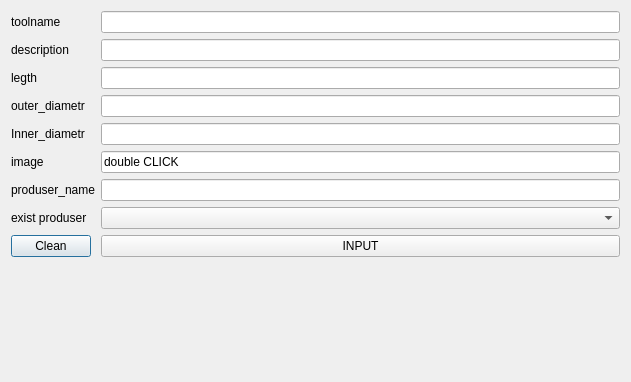
<?xml version="1.0" encoding="UTF-8"?>
<ui version="4.0">
 <class>ToolAddWindow</class>
 <widget class="QDialog" name="ToolAddWindow">
  <property name="geometry">
   <rect>
    <x>0</x>
    <y>0</y>
    <width>631</width>
    <height>382</height>
   </rect>
  </property>
  <property name="windowTitle">
   <string>Tool Add Window</string>
  </property>
  <layout class="QFormLayout" name="formLayout_2">
   <item row="2" column="1">
    <widget class="QLineEdit" name="lineEdit_7"/>
   </item>
   <item row="3" column="1">
    <widget class="QLineEdit" name="lineEdit_6"/>
   </item>
   <item row="4" column="1">
    <widget class="QLineEdit" name="lineEdit_5"/>
   </item>
   <item row="5" column="1">
    <widget class="QLineEdit" name="lineEdit_4"/>
   </item>
   <item row="6" column="1">
    <widget class="QLineEdit" name="lineEdit_3"/>
   </item>
   <item row="8" column="1">
    <widget class="QLineEdit" name="lineEdit_2">
     <property name="text">
      <string>double CLICK</string>
     </property>
     <property name="readOnly">
      <bool>false</bool>
     </property>
    </widget>
   </item>
   <item row="10" column="1">
    <widget class="QLineEdit" name="lineEdit"/>
   </item>
   <item row="14" column="0">
    <layout class="QFormLayout" name="formLayout"/>
   </item>
   <item row="2" column="0">
    <widget class="QLabel" name="label">
     <property name="text">
      <string>toolname</string>
     </property>
    </widget>
   </item>
   <item row="8" column="0">
    <widget class="QLabel" name="label_2">
     <property name="text">
      <string>image</string>
     </property>
    </widget>
   </item>
   <item row="10" column="0">
    <widget class="QLabel" name="label_3">
     <property name="text">
      <string>produser_name</string>
     </property>
    </widget>
   </item>
   <item row="6" column="0">
    <widget class="QLabel" name="label_4">
     <property name="text">
      <string>Inner_diametr</string>
     </property>
    </widget>
   </item>
   <item row="5" column="0">
    <widget class="QLabel" name="label_5">
     <property name="text">
      <string>outer_diametr</string>
     </property>
    </widget>
   </item>
   <item row="4" column="0">
    <widget class="QLabel" name="label_6">
     <property name="text">
      <string>legth</string>
     </property>
    </widget>
   </item>
   <item row="3" column="0">
    <widget class="QLabel" name="label_7">
     <property name="text">
      <string>description</string>
     </property>
    </widget>
   </item>
   <item row="13" column="0">
    <widget class="QPushButton" name="pushButton_2">
     <property name="text">
      <string>Clean</string>
     </property>
    </widget>
   </item>
   <item row="13" column="1">
    <widget class="QPushButton" name="pushButton">
     <property name="text">
      <string>INPUT</string>
     </property>
    </widget>
   </item>
   <item row="11" column="1">
    <widget class="QComboBox" name="comboBox"/>
   </item>
   <item row="11" column="0">
    <widget class="QLabel" name="label_8">
     <property name="text">
      <string>exist produser</string>
     </property>
    </widget>
   </item>
  </layout>
 </widget>
 <resources/>
 <connections/>
</ui>
